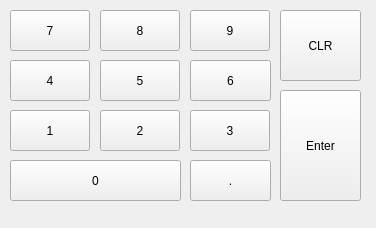
<?xml version="1.0" encoding="UTF-8"?>
<ui version="4.0">
 <class>keypad</class>
 <widget class="QWidget" name="keypad">
  <property name="enabled">
   <bool>true</bool>
  </property>
  <property name="geometry">
   <rect>
    <x>0</x>
    <y>0</y>
    <width>376</width>
    <height>228</height>
   </rect>
  </property>
  <property name="windowTitle">
   <string>Form</string>
  </property>
  <widget class="QPushButton" name="pushButton_10">
   <property name="geometry">
    <rect>
     <x>10</x>
     <y>160</y>
     <width>171</width>
     <height>41</height>
    </rect>
   </property>
   <property name="styleSheet">
    <string notr="true">
QPushButton{image: url(:/new/prefix1/Rectangle 18.png);}

QPushButton:hover {
image: url(:/new/prefix1/Rectangle 18.png);


    /* Style when hovered over */
    background-color: blue;
    color: black;}</string>
   </property>
   <property name="text">
    <string>0</string>
   </property>
  </widget>
  <widget class="QPushButton" name="pushButton">
   <property name="geometry">
    <rect>
     <x>10</x>
     <y>110</y>
     <width>80</width>
     <height>41</height>
    </rect>
   </property>
   <property name="styleSheet">
    <string notr="true">
QPushButton{image: url(:/new/prefix1/Rectangle 18.png);}

QPushButton:hover {
image: url(:/new/prefix1/Rectangle 18.png);


    /* Style when hovered over */
    background-color:blue;
    color: black;}</string>
   </property>
   <property name="text">
    <string>1</string>
   </property>
  </widget>
  <widget class="QPushButton" name="pushButton_7">
   <property name="geometry">
    <rect>
     <x>10</x>
     <y>10</y>
     <width>80</width>
     <height>41</height>
    </rect>
   </property>
   <property name="styleSheet">
    <string notr="true">
QPushButton{image: url(:/new/prefix1/Rectangle 18.png);}

QPushButton:hover {
image: url(:/new/prefix1/Rectangle 18.png);


    /* Style when hovered over */
    background-color: blue;
    color: black;}</string>
   </property>
   <property name="text">
    <string>7</string>
   </property>
  </widget>
  <widget class="QPushButton" name="pushButton_12">
   <property name="geometry">
    <rect>
     <x>280</x>
     <y>90</y>
     <width>81</width>
     <height>111</height>
    </rect>
   </property>
   <property name="styleSheet">
    <string notr="true">
QPushButton{image: url(:/new/prefix1/Rectangle 18.png);}

QPushButton:hover {
image: url(:/new/prefix1/Rectangle 18.png);


    /* Style when hovered over */
    background-color: blue;
    color: black;}</string>
   </property>
   <property name="text">
    <string>Enter</string>
   </property>
  </widget>
  <widget class="QPushButton" name="pushButton_9">
   <property name="geometry">
    <rect>
     <x>190</x>
     <y>10</y>
     <width>80</width>
     <height>41</height>
    </rect>
   </property>
   <property name="styleSheet">
    <string notr="true">
QPushButton{image: url(:/new/prefix1/Rectangle 18.png);}

QPushButton:hover {
image: url(:/new/prefix1/Rectangle 18.png);


    /* Style when hovered over */
    background-color: blue;
    color: black;}</string>
   </property>
   <property name="text">
    <string>9</string>
   </property>
  </widget>
  <widget class="QPushButton" name="pushButton_4">
   <property name="geometry">
    <rect>
     <x>10</x>
     <y>60</y>
     <width>80</width>
     <height>41</height>
    </rect>
   </property>
   <property name="styleSheet">
    <string notr="true">
QPushButton{image: url(:/new/prefix1/Rectangle 18.png);}

QPushButton:hover {
image: url(:/new/prefix1/Rectangle 18.png);


    /* Style when hovered over */
    background-color: blue;
    color: black;}</string>
   </property>
   <property name="text">
    <string>4</string>
   </property>
  </widget>
  <widget class="QPushButton" name="pushButton_6">
   <property name="geometry">
    <rect>
     <x>190</x>
     <y>60</y>
     <width>81</width>
     <height>41</height>
    </rect>
   </property>
   <property name="styleSheet">
    <string notr="true">
QPushButton{image: url(:/new/prefix1/Rectangle 18.png);}

QPushButton:hover {
image: url(:/new/prefix1/Rectangle 18.png);


    /* Style when hovered over */
    background-color: blue;
    color: black;}</string>
   </property>
   <property name="text">
    <string>6</string>
   </property>
  </widget>
  <widget class="QPushButton" name="pushButton_8">
   <property name="geometry">
    <rect>
     <x>100</x>
     <y>10</y>
     <width>80</width>
     <height>41</height>
    </rect>
   </property>
   <property name="styleSheet">
    <string notr="true">
QPushButton{image: url(:/new/prefix1/Rectangle 18.png);}

QPushButton:hover {
image: url(:/new/prefix1/Rectangle 18.png);


    /* Style when hovered over */
    background-color: blue;
    color: black;}</string>
   </property>
   <property name="text">
    <string>8</string>
   </property>
  </widget>
  <widget class="QPushButton" name="pushButton_2">
   <property name="geometry">
    <rect>
     <x>100</x>
     <y>110</y>
     <width>80</width>
     <height>41</height>
    </rect>
   </property>
   <property name="styleSheet">
    <string notr="true">
QPushButton{image: url(:/new/prefix1/Rectangle 18.png);}

QPushButton:hover {
image: url(:/new/prefix1/Rectangle 18.png);


    /* Style when hovered over */
    background-color: blue;
    color: black;}</string>
   </property>
   <property name="text">
    <string>2</string>
   </property>
  </widget>
  <widget class="QPushButton" name="pushButton_11">
   <property name="geometry">
    <rect>
     <x>280</x>
     <y>10</y>
     <width>81</width>
     <height>71</height>
    </rect>
   </property>
   <property name="styleSheet">
    <string notr="true">
QPushButton{image: url(:/new/prefix1/Rectangle 18.png);}

QPushButton:hover {
image: url(:/new/prefix1/Rectangle 18.png);


    /* Style when hovered over */
    background-color: blue;
    color: black;}</string>
   </property>
   <property name="text">
    <string>CLR</string>
   </property>
  </widget>
  <widget class="QPushButton" name="pushButton_3">
   <property name="geometry">
    <rect>
     <x>190</x>
     <y>110</y>
     <width>80</width>
     <height>41</height>
    </rect>
   </property>
   <property name="styleSheet">
    <string notr="true">
QPushButton{image: url(:/new/prefix1/Rectangle 18.png);}

QPushButton:hover {
image: url(:/new/prefix1/Rectangle 18.png);


    /* Style when hovered over */
    background-color: blue;
    color: black;}</string>
   </property>
   <property name="text">
    <string>3</string>
   </property>
  </widget>
  <widget class="QPushButton" name="pushButton_5">
   <property name="geometry">
    <rect>
     <x>100</x>
     <y>60</y>
     <width>80</width>
     <height>41</height>
    </rect>
   </property>
   <property name="styleSheet">
    <string notr="true">
QPushButton{image: url(:/new/prefix1/Rectangle 18.png);}

QPushButton:hover {
image: url(:/new/prefix1/Rectangle 18.png);


    /* Style when hovered over */
    background-color: blue;
    color: black;}</string>
   </property>
   <property name="text">
    <string>5</string>
   </property>
  </widget>
  <widget class="QPushButton" name="pushButton_13">
   <property name="geometry">
    <rect>
     <x>190</x>
     <y>160</y>
     <width>81</width>
     <height>41</height>
    </rect>
   </property>
   <property name="styleSheet">
    <string notr="true">
QPushButton{image: url(:/new/prefix1/Rectangle 18.png);}

QPushButton:hover {
image: url(:/new/prefix1/Rectangle 18.png);


    /* Style when hovered over */
    background-color: blue;
    color: black;}</string>
   </property>
   <property name="text">
    <string>.</string>
   </property>
  </widget>
 </widget>
 <resources/>
 <connections/>
</ui>
